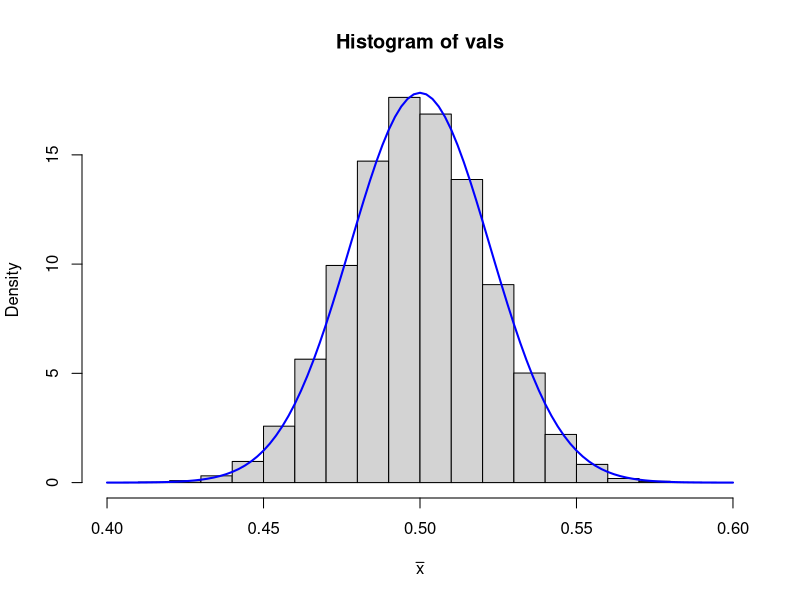

Recreate this plot in R.
## Central Limit Theorem
n <- 500
sample <- rbinom(n = n, size = 1, prob = 0.5)
mean(sample)

vals <- numeric(100000)
for(i in 1:100000){
  sample <- rbinom(n = n, size = 1, prob = 0.5)
  vals[i] <- mean(sample)
}
hist(vals, prob = TRUE, breaks = 25, xlab = expression(bar(x)))
curve(dnorm(x, mean = 0.5, sd = sqrt(0.5*0.5/n)),
      add = TRUE, lwd = 2, col = "blue")